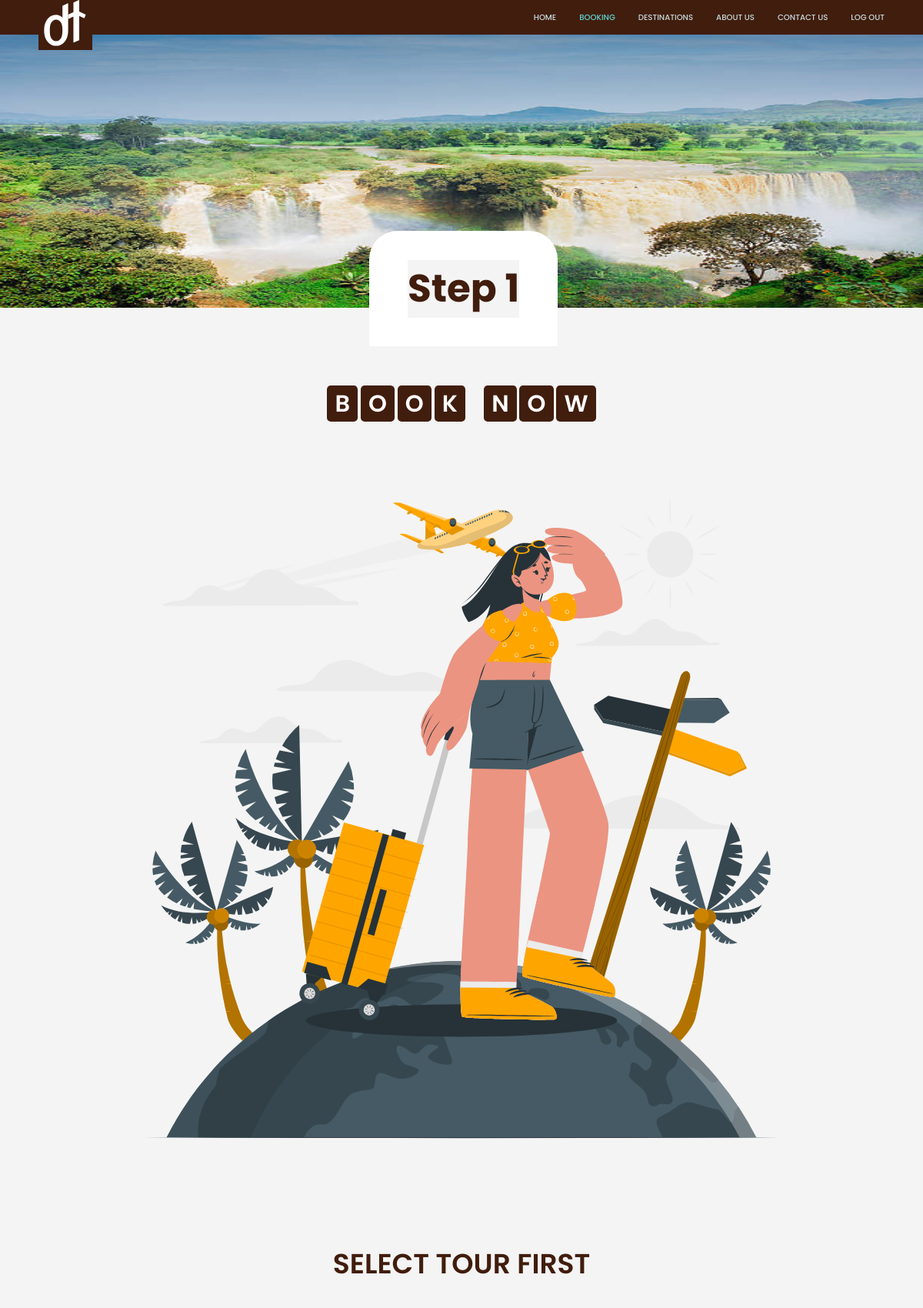
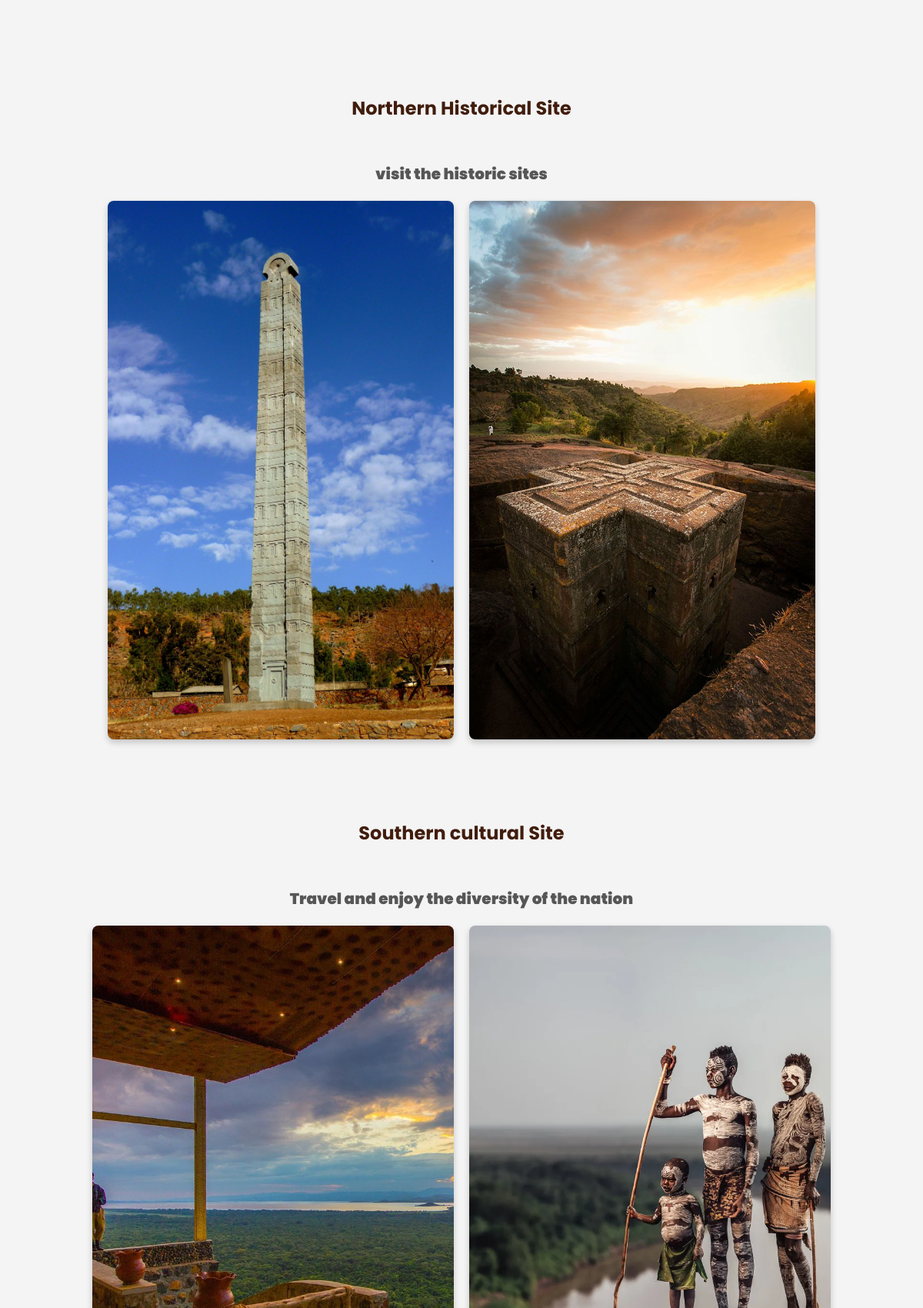
The app's page /screens/booking.php (signed in, upper part) with its own data (2 pictures, top to bottom).
### tables this page shows
CREATE TABLE `tours` (
  `id` int(10) UNSIGNED NOT NULL,
  `tour_name` varchar(255) NOT NULL,
  `tour_description` varchar(3500) DEFAULT NULL,
  `image_name` varchar(255) DEFAULT NULL,
  `featured` varchar(10) NOT NULL,
  `active` varchar(10) NOT NULL,
  `image2_name` varchar(255) DEFAULT NULL
);

### screens/booking.php (the view, shortened to what this page needs)
<?php include('../config/constant.php'); ?>
<!DOCTYPE html>
<html class="htmm" lang="en">
  <head>
	<link rel="stylesheet" href="../css/booking1.css" />
	<link rel="stylesheet" href="../css/navbar.css" />
	<link rel="stylesheet" href="../css/footer.css" />
  <link rel="stylesheet" href="../css/contact-us.css" />
	</head>
  <body>
  <div class="navbar">
        <div class="nav-bar-components">
            <a href="/index.html">
              <div class="comp-logo">
              </div>
            </a>
            <div class="tab-container">
                <ul class="tabs">
                    <li><a href="home.php">Home</a></li>
                    <li><a href="booking.php" id="selected">Booking</a></li>
                    <li><a href="destinations.php" >Destinations</a></li>
                    <li><a href="about-us.php" >About Us</a></li>
					          <li><a href="contact-us.php" >Contact Us</a></li>
                    <li><a href="logout.php">LOG OUT</a></li>
                </ul>
            </div>
        </div>
</div>
        <div class="background">
    <img src="../assets/images/tisabbay1.jpg" alt="for aboutus" class="background-img">
            <div class="about-container">
                <h1 class="text-one">Step 1</h1>
            </div>
   </div>
   <br>
   <br><br><br><br>
	  <div class="dada">
	  <div class="booking-form" id="booking-form">
			<section class="book" id="book">
					<h2 class="heading">
						<span>B</span>
						<span>O</span>
						<span>O</span>
						<span>K</span>
						<span class="space"></span>
						<span>N</span>
						<span>O</span>
						<span>W</span>
					</h2>
					<div class="row">
						<div class="image">
							<img src="/assets/images/book-img.svg" alt="">
						</div>
						</div>
						<br>
						<br>
						<div class="text-destinations">
						<h2 class="heading"> SELECT TOUR FIRST</h2>
					</div>
	<?php
                $sql="SELECT*FROM tours WHERE active='YES'";
                $res=mysqli_query($conn,$sql);
         if($res==TRUE)
                {
   $count=mysqli_num_rows($res);
   if($count>0){
	 while ($rows=mysqli_fetch_assoc($res)){
$id=$rows['id'];
$tour_name=$rows['tour_name'];
$tour_description=$rows['tour_description'];
$image_name=$rows['image_name'];
$image2_name=$rows['image2_name'];
?>
<br>
<br>
<div class="container">
  <div class="text-destinations"><?php echo $tour_name; ?></div>
  <div class="text-description"><?php echo $tour_description; ?></div>
  <div class="tour-images">
    <?php
    if ($image_name != "") {
      ?>
      <a href="booking2.php?tours_id=<?php echo $id; ?>" class="tour-image">
        <img src="<?php echo SITEURL; ?>assets/images/tours/<?php echo $image_name; ?>" alt="Tour Image">
      </a>
      <?php
    } else {
      echo "<div class='error'>Image not added.</div>";
    }
    ?>
    <?php
    if ($image2_name != "") {
      ?>
      <a href="booking2.php?tours_id=<?php echo $id; ?>" class="tour-image">
        <img src="<?php echo SITEURL; ?>assets/images/tours/<?php echo $image2_name; ?>" alt="Tour Image">
      </a>
      <?php
    } else {
      echo "<div class='error'>Image not added.</div>";
    }
    ?>
  </div>
</div>
					 </div>
					 <?php
      }
   }
}
         ?>
  </body>
</html>

### css/booking1.css (style rules this page uses)
body { margin: 0; padding: 0; }
html { font-size: 63.5%; overflow-x: hidden; scroll-padding-top: 6rem; scroll-behavior: smooth; }
section { margin-top: 20px; padding: 0 10%; }
.book .row { margin-top: 0; display: flex; flex-wrap: wrap; gap:1.5rem; align-items: center; }
.book .row .image { flex:1 1 40rem; }
.book .row .image img { height:100%; }
.heading { font-family: 'poppins'; font-weight: 600; text-align: center; padding:2.5rem 0; }
.heading span { font-size: 3rem; background : #411D0D; color: white; border-radius: .5rem; padding:.2rem 1rem; }
.heading span.space { background : none; }
.text-destinations { font-family: 'Poppins'; font-style: normal; font-weight: 900; font-size: 60px; line-height: 120px; text-align: center; color: #411D0D; }
.text-description { font-family: 'Poppins'; font-style: normal; font-weight: 900; font-size: 20px; line-height: 39px; text-align: center; color: #565656; }
body { background-color: #f4f4f4; }
.container { max-width: 960px; margin: 0 auto; padding: 20px; }
.text-destinations { font-size: 24px; font-weight: bold; margin-bottom: 10px; }
.text-description { line-height: 1.5; margin-bottom: 20px; }
.tour-images { display: flex; justify-content: space-between; gap: 20px; }
.tour-image { width: 800px; height: 700px; position: relative; overflow: hidden; border-radius: 8px; box-shadow: 0 4px 8px rgba(0, 0, 0, 0.2); transition: transform 0.3s ease; -webkit-transition: transform 0.3s ease; -moz-transition: transform 0.3s ease; -ms-transition: transform 0.3s ease; -o-transition: transform 0.3s ease; -webkit-border-radius:; -moz-border-radius:; -ms-border-radius:; -o-border-radius:; }
.tour-image img { width: 100%; height: 100%; object-fit: cover; }
.tour-image::before { content: ""; position: absolute; top: 0; left: 0; width: 100%; height: 100%; background-color: rgba(0, 0, 0, 0.5); opacity: 0; transition: opacity 0.3s ease; -webkit-transition: opacity 0.3s ease; -moz-transition: opacity 0.3s ease; -ms-transition: opacity 0.3s ease; -o-transition: opacity 0.3s ease; }
.background-img { position: relative; width: 100%; height: 355px; z-index: -1; }
.about-container { position: absolute; display: flex; margin-left: 40%; justify-content: center; align-items: center; padding: 25px 50px; height: 100px; top: 300px; background: #f4f4f4; border-radius: 37px 37px 0px 0px; -webkit-border-radius: 37px 37px 0px 0px; -moz-border-radius: 37px 37px 0px 0px; -ms-border-radius: 37px 37px 0px 0px; -o-border-radius: 37px 37px 0px 0px; }
.text-one { font-family: 'Poppins'; font-weight: 700; font-size: 50px; color: #411D0D; font-style: normal; display: flex; align-items: center; background: #f4f4f4; }
.about-container { position: absolute; display: flex; margin-left: 40%; justify-content: center; align-items: center; padding: 25px 50px; height: 100px; top: 300px; background: #FFFFFF; border-radius: 37px 37px 0px 0px; }
.text-one { font-family: 'Poppins'; font-weight: 700; font-size: 50px; color: #411D0D; font-style: normal; display: flex; align-items: center; }

### css/navbar.css (style rules this page uses)
* { margin: 0px; padding: 0px; }
.navbar { background-color: #411D0D; font-family: 'poppins'; }
.nav-bar-components { display: flex; align-items: center; justify-content: space-between; margin: 0px 50px; }
.comp-logo { background-color: #411D0D; margin-bottom: -20px; }
.comp-logo svg { height: 60px; width: 70px; }
.tabs { display: flex; gap: 30px; list-style-type: none; }
.tabs li a { text-decoration: none; text-transform: uppercase; color: #c7dcdc; font-weight: 500; }
.tabs li a#selected { color: #5dd5d3; }

### css/footer.css (style rules this page uses)
a { color: #fff; text-decoration: none; }

### css/contact-us.css (style rules this page uses)
.background-img { position: relative; width: 100%; height: 355px; z-index: -1; }
.about-container { position: absolute; display: flex; margin-left: 40%; justify-content: center; align-items: center; padding: 25px 50px; height: 100px; top: 300px; background: #FFFFFF; border-radius: 37px 37px 0px 0px; -webkit-border-radius: 37px 37px 0px 0px; -moz-border-radius: 37px 37px 0px 0px; -ms-border-radius: 37px 37px 0px 0px; -o-border-radius: 37px 37px 0px 0px; }
.text-one { font-family: 'Poppins'; font-weight: 700; font-size: 50px; color: #411D0D; font-style: normal; display: flex; align-items: center; }

### records on screen
tours: tour_name "Northern Historical Site", tour_description "visit the historic sites", image_name (picture), image2_name (picture)
tours: tour_name "Southern cultural Site", tour_description "Travel and enjoy the diversity of the nation", image_name (picture), image2_name (picture)
